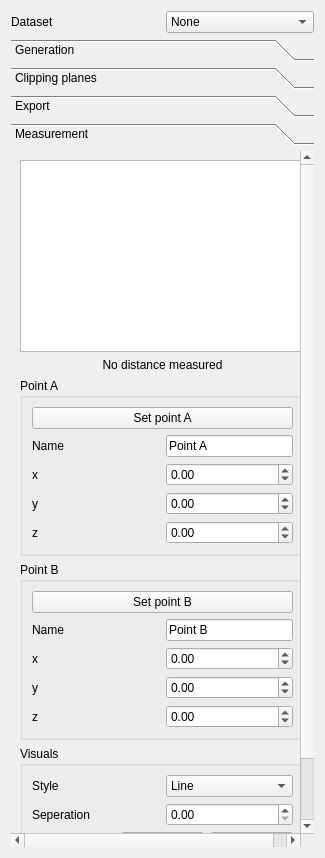
<?xml version="1.0" encoding="UTF-8"?>
<ui version="4.0">
 <class>IsosurfaceVisualizationForm</class>
 <widget class="QWidget" name="IsosurfaceVisualizationForm">
  <property name="geometry">
   <rect>
    <x>0</x>
    <y>0</y>
    <width>290</width>
    <height>858</height>
   </rect>
  </property>
  <property name="acceptDrops">
   <bool>true</bool>
  </property>
  <property name="windowTitle">
   <string>Form</string>
  </property>
  <layout class="QVBoxLayout" name="verticalLayout_6">
   <item>
    <layout class="QHBoxLayout" name="horizontalLayout_2">
     <item>
      <widget class="QLabel" name="label">
       <property name="text">
        <string>Dataset</string>
       </property>
      </widget>
     </item>
     <item>
      <widget class="QComboBox" name="comboBoxDataset">
       <property name="toolTip">
        <string>Choose the dataset to use</string>
       </property>
       <item>
        <property name="text">
         <string>None</string>
        </property>
       </item>
      </widget>
     </item>
    </layout>
   </item>
   <item>
    <widget class="QToolBox" name="toolBox">
     <property name="enabled">
      <bool>true</bool>
     </property>
     <property name="sizePolicy">
      <sizepolicy hsizetype="Minimum" vsizetype="Preferred">
       <horstretch>0</horstretch>
       <verstretch>0</verstretch>
      </sizepolicy>
     </property>
     <property name="currentIndex">
      <number>3</number>
     </property>
     <widget class="QWidget" name="page">
      <property name="geometry">
       <rect>
        <x>0</x>
        <y>0</y>
        <width>272</width>
        <height>704</height>
       </rect>
      </property>
      <attribute name="label">
       <string>Generation</string>
      </attribute>
      <layout class="QVBoxLayout" name="verticalLayout">
       <item>
        <layout class="QGridLayout" name="gridLayout">
         <item row="0" column="0">
          <widget class="QCheckBox" name="checkBoxVisible">
           <property name="toolTip">
            <string>Set visibility of mesh</string>
           </property>
           <property name="text">
            <string>Visible</string>
           </property>
           <property name="checked">
            <bool>false</bool>
           </property>
          </widget>
         </item>
         <item row="0" column="1">
          <layout class="QHBoxLayout" name="horizontalLayout"/>
         </item>
         <item row="1" column="0">
          <widget class="QLabel" name="label_8">
           <property name="text">
            <string>Style</string>
           </property>
          </widget>
         </item>
         <item row="1" column="1">
          <widget class="QComboBox" name="comboBoxStyle">
           <property name="toolTip">
            <string>Rendering style</string>
           </property>
           <item>
            <property name="text">
             <string>Surface</string>
            </property>
           </item>
           <item>
            <property name="text">
             <string>Wireframe</string>
            </property>
           </item>
           <item>
            <property name="text">
             <string>Points</string>
            </property>
           </item>
          </widget>
         </item>
         <item row="2" column="0">
          <widget class="QLabel" name="label_2">
           <property name="text">
            <string>Smoothing</string>
           </property>
          </widget>
         </item>
         <item row="2" column="1">
          <widget class="QDoubleSpinBox" name="inputSmoothing">
           <property name="toolTip">
            <string>Sigma of Gaussian blur</string>
           </property>
           <property name="maximum">
            <double>10.000000000000000</double>
           </property>
           <property name="singleStep">
            <double>0.500000000000000</double>
           </property>
           <property name="value">
            <double>1.000000000000000</double>
           </property>
          </widget>
         </item>
         <item row="3" column="0">
          <widget class="QLabel" name="label_7">
           <property name="text">
            <string>Mesh reduction</string>
           </property>
          </widget>
         </item>
         <item row="3" column="1">
          <widget class="QDoubleSpinBox" name="inputReduction">
           <property name="toolTip">
            <string>Reducing of the amount of polygons. Recommended value: 0.90</string>
           </property>
           <property name="maximum">
            <double>1.000000000000000</double>
           </property>
           <property name="singleStep">
            <double>0.050000000000000</double>
           </property>
           <property name="value">
            <double>0.000000000000000</double>
           </property>
          </widget>
         </item>
         <item row="4" column="0">
          <widget class="QLabel" name="label_3">
           <property name="text">
            <string>Min threshold</string>
           </property>
          </widget>
         </item>
         <item row="4" column="1">
          <widget class="QDoubleSpinBox" name="inputMinimumThreshold">
           <property name="maximum">
            <double>999999999.000000000000000</double>
           </property>
           <property name="singleStep">
            <double>100.000000000000000</double>
           </property>
           <property name="value">
            <double>0.000000000000000</double>
           </property>
          </widget>
         </item>
         <item row="5" column="0">
          <widget class="QLabel" name="label_4">
           <property name="text">
            <string>Max threshold</string>
           </property>
          </widget>
         </item>
         <item row="5" column="1">
          <widget class="QDoubleSpinBox" name="inputMaximumThreshold">
           <property name="maximum">
            <double>999999999.000000000000000</double>
           </property>
           <property name="singleStep">
            <double>100.000000000000000</double>
           </property>
           <property name="value">
            <double>0.000000000000000</double>
           </property>
          </widget>
         </item>
         <item row="6" column="0">
          <widget class="QLabel" name="label_5">
           <property name="text">
            <string>Color</string>
           </property>
          </widget>
         </item>
         <item row="6" column="1">
          <widget class="QLineEdit" name="inputColor">
           <property name="text">
            <string>0xFFFFFF</string>
           </property>
          </widget>
         </item>
         <item row="7" column="0">
          <widget class="QLabel" name="label_9">
           <property name="text">
            <string>Specular</string>
           </property>
          </widget>
         </item>
         <item row="7" column="1">
          <widget class="QDoubleSpinBox" name="inputSpecular">
           <property name="maximum">
            <double>1.000000000000000</double>
           </property>
           <property name="singleStep">
            <double>0.050000000000000</double>
           </property>
           <property name="value">
            <double>0.000000000000000</double>
           </property>
          </widget>
         </item>
         <item row="8" column="0">
          <widget class="QLabel" name="label_6">
           <property name="text">
            <string>Alpha</string>
           </property>
          </widget>
         </item>
         <item row="8" column="1">
          <widget class="QDoubleSpinBox" name="inputAlpha">
           <property name="maximum">
            <double>1.000000000000000</double>
           </property>
           <property name="singleStep">
            <double>0.100000000000000</double>
           </property>
           <property name="value">
            <double>1.000000000000000</double>
           </property>
          </widget>
         </item>
        </layout>
       </item>
       <item>
        <widget class="QCheckBox" name="checkBoxLargestComponent">
         <property name="text">
          <string>Select largest component</string>
         </property>
         <property name="checked">
          <bool>true</bool>
         </property>
        </widget>
       </item>
       <item>
        <widget class="QPushButton" name="buttonUpdate">
         <property name="text">
          <string>Update</string>
         </property>
        </widget>
       </item>
       <item>
        <spacer name="verticalSpacer_3">
         <property name="orientation">
          <enum>Qt::Vertical</enum>
         </property>
         <property name="sizeHint" stdset="0">
          <size>
           <width>20</width>
           <height>443</height>
          </size>
         </property>
        </spacer>
       </item>
      </layout>
     </widget>
     <widget class="QWidget" name="page_2">
      <property name="geometry">
       <rect>
        <x>0</x>
        <y>0</y>
        <width>272</width>
        <height>704</height>
       </rect>
      </property>
      <attribute name="label">
       <string>Clipping planes</string>
      </attribute>
      <layout class="QVBoxLayout" name="verticalLayout_2">
       <item>
        <layout class="QGridLayout" name="gridLayout_4">
         <item row="0" column="0">
          <widget class="QLabel" name="xNameLabel">
           <property name="text">
            <string>X</string>
           </property>
           <property name="buddy">
            <cstring>xPositionSpin</cstring>
           </property>
          </widget>
         </item>
         <item row="0" column="1">
          <widget class="QCheckBox" name="checkBoxX">
           <property name="enabled">
            <bool>true</bool>
           </property>
           <property name="toolTip">
            <string>Enable clipping plane x1</string>
           </property>
           <property name="text">
            <string>Visible</string>
           </property>
          </widget>
         </item>
         <item row="0" column="2">
          <widget class="QCheckBox" name="checkBoxFlipX">
           <property name="text">
            <string>Flip</string>
           </property>
          </widget>
         </item>
        </layout>
       </item>
       <item>
        <layout class="QGridLayout" name="gridLayout_9">
         <item row="0" column="0">
          <widget class="QSpinBox" name="spinX"/>
         </item>
         <item row="0" column="1">
          <widget class="QSlider" name="horizontalSliderX">
           <property name="enabled">
            <bool>true</bool>
           </property>
           <property name="toolTip">
            <string>Set the position of the x1 clipping plane</string>
           </property>
           <property name="maximum">
            <number>300</number>
           </property>
           <property name="orientation">
            <enum>Qt::Horizontal</enum>
           </property>
          </widget>
         </item>
        </layout>
       </item>
       <item>
        <layout class="QGridLayout" name="gridLayout_10">
         <item row="0" column="0">
          <widget class="QLabel" name="yNameLabel">
           <property name="text">
            <string>Y</string>
           </property>
           <property name="buddy">
            <cstring>yPositionSpin</cstring>
           </property>
          </widget>
         </item>
         <item row="0" column="1">
          <widget class="QCheckBox" name="checkBoxY">
           <property name="enabled">
            <bool>true</bool>
           </property>
           <property name="toolTip">
            <string>Enable clipping plane y1</string>
           </property>
           <property name="text">
            <string>Visible</string>
           </property>
          </widget>
         </item>
         <item row="0" column="2">
          <widget class="QCheckBox" name="checkBoxFlipY">
           <property name="text">
            <string>Flip</string>
           </property>
          </widget>
         </item>
        </layout>
       </item>
       <item>
        <layout class="QGridLayout" name="gridLayout_11">
         <item row="0" column="0">
          <widget class="QSpinBox" name="spinY"/>
         </item>
         <item row="0" column="1">
          <widget class="QSlider" name="horizontalSliderY">
           <property name="enabled">
            <bool>true</bool>
           </property>
           <property name="toolTip">
            <string>Set the position of the y1 clipping plane</string>
           </property>
           <property name="orientation">
            <enum>Qt::Horizontal</enum>
           </property>
          </widget>
         </item>
        </layout>
       </item>
       <item>
        <layout class="QGridLayout" name="gridLayout_12">
         <item row="0" column="0">
          <widget class="QLabel" name="zNameLabel">
           <property name="text">
            <string>Z</string>
           </property>
           <property name="buddy">
            <cstring>zPositionSpin</cstring>
           </property>
          </widget>
         </item>
         <item row="0" column="1">
          <widget class="QCheckBox" name="checkBoxZ">
           <property name="enabled">
            <bool>true</bool>
           </property>
           <property name="toolTip">
            <string>Enable clipping plane z1</string>
           </property>
           <property name="text">
            <string>Visible</string>
           </property>
          </widget>
         </item>
         <item row="0" column="2">
          <widget class="QCheckBox" name="checkBoxFlipZ">
           <property name="text">
            <string>Flip</string>
           </property>
          </widget>
         </item>
        </layout>
       </item>
       <item>
        <layout class="QGridLayout" name="gridLayout_13">
         <item row="0" column="0">
          <widget class="QSpinBox" name="spinZ"/>
         </item>
         <item row="0" column="1">
          <widget class="QSlider" name="horizontalSliderZ">
           <property name="enabled">
            <bool>true</bool>
           </property>
           <property name="toolTip">
            <string>Set the position of the z1 clipping plane</string>
           </property>
           <property name="orientation">
            <enum>Qt::Horizontal</enum>
           </property>
          </widget>
         </item>
        </layout>
       </item>
       <item>
        <widget class="QCheckBox" name="checkBoxAlignPlanesToPick">
         <property name="text">
          <string>Align to mouse picking</string>
         </property>
         <property name="checked">
          <bool>true</bool>
         </property>
        </widget>
       </item>
       <item>
        <widget class="QCheckBox" name="checkBoxInvertClipping">
         <property name="text">
          <string>Invert clipping</string>
         </property>
        </widget>
       </item>
       <item>
        <widget class="QPushButton" name="buttonApplySettingsToAll">
         <property name="text">
          <string>Apply settings to all</string>
         </property>
        </widget>
       </item>
       <item>
        <widget class="QTabWidget" name="tabWidget">
         <property name="currentIndex">
          <number>0</number>
         </property>
         <widget class="QWidget" name="tab_3">
          <attribute name="title">
           <string>Base layer</string>
          </attribute>
          <layout class="QGridLayout" name="gridLayout_5">
           <item row="1" column="1">
            <widget class="QComboBox" name="comboBoxBaseLayerLUT">
             <item>
              <property name="text">
               <string>None</string>
              </property>
             </item>
            </widget>
           </item>
           <item row="0" column="0">
            <widget class="QLabel" name="label_10">
             <property name="text">
              <string>Dataset</string>
             </property>
            </widget>
           </item>
           <item row="0" column="1">
            <widget class="QComboBox" name="comboBoxBaseLayer">
             <item>
              <property name="text">
               <string>None</string>
              </property>
             </item>
            </widget>
           </item>
           <item row="1" column="0">
            <widget class="QLabel" name="label_11">
             <property name="text">
              <string>LUT</string>
             </property>
            </widget>
           </item>
          </layout>
         </widget>
         <widget class="QWidget" name="tab_4">
          <attribute name="title">
           <string>Overlay</string>
          </attribute>
          <layout class="QGridLayout" name="gridLayout_6">
           <item row="0" column="0">
            <widget class="QLabel" name="label_13">
             <property name="text">
              <string>Dataset</string>
             </property>
            </widget>
           </item>
           <item row="0" column="1">
            <widget class="QComboBox" name="comboBoxOverlay">
             <item>
              <property name="text">
               <string>None</string>
              </property>
             </item>
            </widget>
           </item>
           <item row="1" column="0">
            <widget class="QLabel" name="label_12">
             <property name="text">
              <string>LUT</string>
             </property>
            </widget>
           </item>
           <item row="1" column="1">
            <widget class="QComboBox" name="comboBoxOverlayLUT">
             <item>
              <property name="text">
               <string>None</string>
              </property>
             </item>
            </widget>
           </item>
          </layout>
         </widget>
        </widget>
       </item>
       <item>
        <spacer name="verticalSpacer">
         <property name="orientation">
          <enum>Qt::Vertical</enum>
         </property>
         <property name="sizeHint" stdset="0">
          <size>
           <width>20</width>
           <height>266</height>
          </size>
         </property>
        </spacer>
       </item>
      </layout>
     </widget>
     <widget class="QWidget" name="page_3">
      <property name="geometry">
       <rect>
        <x>0</x>
        <y>0</y>
        <width>272</width>
        <height>704</height>
       </rect>
      </property>
      <attribute name="label">
       <string>Export</string>
      </attribute>
      <layout class="QVBoxLayout" name="verticalLayout_3">
       <item>
        <widget class="QPushButton" name="buttonSaveMesh">
         <property name="text">
          <string>Save 3D mesh</string>
         </property>
        </widget>
       </item>
       <item>
        <spacer name="verticalSpacer_2">
         <property name="orientation">
          <enum>Qt::Vertical</enum>
         </property>
         <property name="sizeHint" stdset="0">
          <size>
           <width>20</width>
           <height>700</height>
          </size>
         </property>
        </spacer>
       </item>
      </layout>
     </widget>
     <widget class="QWidget" name="page_4">
      <property name="geometry">
       <rect>
        <x>0</x>
        <y>0</y>
        <width>303</width>
        <height>732</height>
       </rect>
      </property>
      <attribute name="label">
       <string>Measurement</string>
      </attribute>
      <layout class="QVBoxLayout" name="verticalLayout_7">
       <item>
        <widget class="QListWidget" name="savedMeasurementsList">
         <property name="sizePolicy">
          <sizepolicy hsizetype="Minimum" vsizetype="Fixed">
           <horstretch>0</horstretch>
           <verstretch>0</verstretch>
          </sizepolicy>
         </property>
         <property name="autoScrollMargin">
          <number>16</number>
         </property>
         <property name="batchSize">
          <number>100</number>
         </property>
        </widget>
       </item>
       <item>
        <widget class="QLabel" name="measuredDistanceLabel">
         <property name="sizePolicy">
          <sizepolicy hsizetype="Minimum" vsizetype="Preferred">
           <horstretch>0</horstretch>
           <verstretch>0</verstretch>
          </sizepolicy>
         </property>
         <property name="text">
          <string>No distance measured</string>
         </property>
         <property name="alignment">
          <set>Qt::AlignCenter</set>
         </property>
        </widget>
       </item>
       <item>
        <widget class="QGroupBox" name="groupBox">
         <property name="enabled">
          <bool>true</bool>
         </property>
         <property name="sizePolicy">
          <sizepolicy hsizetype="Minimum" vsizetype="Expanding">
           <horstretch>0</horstretch>
           <verstretch>0</verstretch>
          </sizepolicy>
         </property>
         <property name="title">
          <string>Point A</string>
         </property>
         <layout class="QVBoxLayout" name="verticalLayout_4">
          <item>
           <widget class="QPushButton" name="buttonSetPointA">
            <property name="text">
             <string>Set point A</string>
            </property>
           </widget>
          </item>
          <item>
           <layout class="QHBoxLayout" name="horizontalLayout_3">
            <item>
             <widget class="QLabel" name="label_20">
              <property name="text">
               <string>Name</string>
              </property>
             </widget>
            </item>
            <item>
             <widget class="QLineEdit" name="lineEditNamePointA">
              <property name="sizePolicy">
               <sizepolicy hsizetype="Minimum" vsizetype="Fixed">
                <horstretch>0</horstretch>
                <verstretch>0</verstretch>
               </sizepolicy>
              </property>
              <property name="text">
               <string>Point A</string>
              </property>
             </widget>
            </item>
           </layout>
          </item>
          <item>
           <layout class="QHBoxLayout" name="horizontalLayout_4">
            <item>
             <widget class="QLabel" name="label_14">
              <property name="text">
               <string>x</string>
              </property>
             </widget>
            </item>
            <item>
             <widget class="QDoubleSpinBox" name="inputXPointA">
              <property name="sizePolicy">
               <sizepolicy hsizetype="Minimum" vsizetype="Fixed">
                <horstretch>0</horstretch>
                <verstretch>0</verstretch>
               </sizepolicy>
              </property>
              <property name="decimals">
               <number>2</number>
              </property>
              <property name="minimum">
               <double>-999.000000000000000</double>
              </property>
              <property name="maximum">
               <double>999.000000000000000</double>
              </property>
              <property name="singleStep">
               <double>0.100000000000000</double>
              </property>
             </widget>
            </item>
           </layout>
          </item>
          <item>
           <layout class="QHBoxLayout" name="horizontalLayout_5">
            <item>
             <widget class="QLabel" name="label_15">
              <property name="text">
               <string>y</string>
              </property>
             </widget>
            </item>
            <item>
             <widget class="QDoubleSpinBox" name="inputYPointA">
              <property name="decimals">
               <number>2</number>
              </property>
              <property name="minimum">
               <double>-999.000000000000000</double>
              </property>
              <property name="maximum">
               <double>999.000000000000000</double>
              </property>
              <property name="singleStep">
               <double>0.100000000000000</double>
              </property>
             </widget>
            </item>
           </layout>
          </item>
          <item>
           <layout class="QHBoxLayout" name="horizontalLayout_6">
            <item>
             <widget class="QLabel" name="label_16">
              <property name="text">
               <string>z</string>
              </property>
             </widget>
            </item>
            <item>
             <widget class="QDoubleSpinBox" name="inputZPointA">
              <property name="decimals">
               <number>2</number>
              </property>
              <property name="minimum">
               <double>-999.000000000000000</double>
              </property>
              <property name="maximum">
               <double>999.000000000000000</double>
              </property>
              <property name="singleStep">
               <double>0.100000000000000</double>
              </property>
             </widget>
            </item>
           </layout>
          </item>
         </layout>
        </widget>
       </item>
       <item>
        <widget class="QGroupBox" name="groupBox_2">
         <property name="sizePolicy">
          <sizepolicy hsizetype="Minimum" vsizetype="Expanding">
           <horstretch>0</horstretch>
           <verstretch>0</verstretch>
          </sizepolicy>
         </property>
         <property name="title">
          <string>Point B</string>
         </property>
         <layout class="QVBoxLayout" name="verticalLayout_5">
          <item>
           <widget class="QPushButton" name="buttonSetPointB">
            <property name="text">
             <string>Set point B</string>
            </property>
           </widget>
          </item>
          <item>
           <layout class="QHBoxLayout" name="horizontalLayout_7">
            <item>
             <widget class="QLabel" name="label_21">
              <property name="text">
               <string>Name</string>
              </property>
             </widget>
            </item>
            <item>
             <widget class="QLineEdit" name="lineEditNamePointB">
              <property name="sizePolicy">
               <sizepolicy hsizetype="Minimum" vsizetype="Fixed">
                <horstretch>0</horstretch>
                <verstretch>0</verstretch>
               </sizepolicy>
              </property>
              <property name="text">
               <string>Point B</string>
              </property>
             </widget>
            </item>
           </layout>
          </item>
          <item>
           <layout class="QHBoxLayout" name="horizontalLayout_12">
            <item>
             <widget class="QLabel" name="label_22">
              <property name="text">
               <string>x</string>
              </property>
             </widget>
            </item>
            <item>
             <widget class="QDoubleSpinBox" name="inputXPointB">
              <property name="decimals">
               <number>2</number>
              </property>
              <property name="minimum">
               <double>-999.000000000000000</double>
              </property>
              <property name="maximum">
               <double>999.000000000000000</double>
              </property>
              <property name="singleStep">
               <double>0.100000000000000</double>
              </property>
             </widget>
            </item>
           </layout>
          </item>
          <item>
           <layout class="QHBoxLayout" name="horizontalLayout_13">
            <item>
             <widget class="QLabel" name="label_23">
              <property name="text">
               <string>y</string>
              </property>
             </widget>
            </item>
            <item>
             <widget class="QDoubleSpinBox" name="inputYPointB">
              <property name="decimals">
               <number>2</number>
              </property>
              <property name="minimum">
               <double>-999.000000000000000</double>
              </property>
              <property name="maximum">
               <double>999.000000000000000</double>
              </property>
              <property name="singleStep">
               <double>0.100000000000000</double>
              </property>
             </widget>
            </item>
           </layout>
          </item>
          <item>
           <layout class="QHBoxLayout" name="horizontalLayout_14">
            <item>
             <widget class="QLabel" name="label_24">
              <property name="text">
               <string>z</string>
              </property>
             </widget>
            </item>
            <item>
             <widget class="QDoubleSpinBox" name="inputZPointB">
              <property name="decimals">
               <number>2</number>
              </property>
              <property name="minimum">
               <double>-999.000000000000000</double>
              </property>
              <property name="maximum">
               <double>999.000000000000000</double>
              </property>
              <property name="singleStep">
               <double>0.100000000000000</double>
              </property>
             </widget>
            </item>
           </layout>
          </item>
         </layout>
        </widget>
       </item>
       <item>
        <widget class="QGroupBox" name="groupBox_3">
         <property name="enabled">
          <bool>true</bool>
         </property>
         <property name="sizePolicy">
          <sizepolicy hsizetype="Minimum" vsizetype="Expanding">
           <horstretch>0</horstretch>
           <verstretch>0</verstretch>
          </sizepolicy>
         </property>
         <property name="title">
          <string>Visuals</string>
         </property>
         <layout class="QGridLayout" name="gridLayout_7">
          <item row="0" column="0">
           <layout class="QHBoxLayout" name="horizontalLayout_15">
            <item>
             <widget class="QLabel" name="label_17">
              <property name="text">
               <string>Style</string>
              </property>
             </widget>
            </item>
            <item>
             <widget class="QComboBox" name="distanceLineStyle">
              <item>
               <property name="text">
                <string>Line</string>
               </property>
              </item>
              <item>
               <property name="text">
                <string>Striped line</string>
               </property>
              </item>
              <item>
               <property name="text">
                <string>Dots</string>
               </property>
              </item>
             </widget>
            </item>
           </layout>
          </item>
          <item row="1" column="0">
           <layout class="QHBoxLayout" name="horizontalLayout_17">
            <item>
             <widget class="QLabel" name="label_18">
              <property name="text">
               <string>Seperation</string>
              </property>
             </widget>
            </item>
            <item>
             <widget class="QDoubleSpinBox" name="distanceLineSeperation"/>
            </item>
           </layout>
          </item>
          <item row="2" column="0">
           <layout class="QHBoxLayout" name="horizontalLayout_16">
            <item>
             <widget class="QLabel" name="label_19">
              <property name="text">
               <string>Color</string>
              </property>
             </widget>
            </item>
            <item>
             <widget class="QPushButton" name="buttonSetLineColor">
              <property name="text">
               <string>Custom</string>
              </property>
             </widget>
            </item>
            <item>
             <widget class="QPushButton" name="buttonSetLineColorAutomatic">
              <property name="text">
               <string>Automatic</string>
              </property>
             </widget>
            </item>
           </layout>
          </item>
         </layout>
        </widget>
       </item>
       <item>
        <widget class="QPushButton" name="buttonSaveMeasurement">
         <property name="text">
          <string>Save to list</string>
         </property>
        </widget>
       </item>
       <item>
        <spacer name="verticalSpacer_4">
         <property name="orientation">
          <enum>Qt::Vertical</enum>
         </property>
         <property name="sizeHint" stdset="0">
          <size>
           <width>285</width>
           <height>48</height>
          </size>
         </property>
        </spacer>
       </item>
      </layout>
     </widget>
    </widget>
   </item>
  </layout>
 </widget>
 <resources/>
 <connections/>
</ui>
